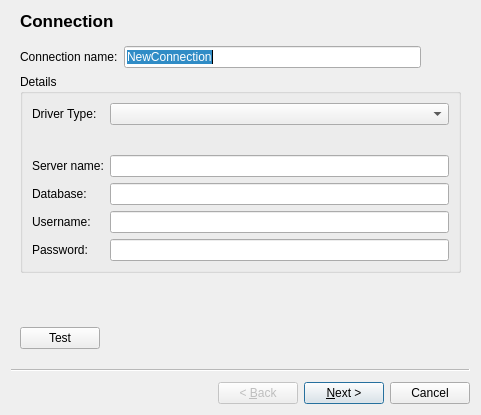
<?xml version="1.0" encoding="UTF-8"?>
<ui version="4.0">
 <class>NewConnectionWizard</class>
 <widget class="QWizard" name="NewConnectionWizard">
  <property name="geometry">
   <rect>
    <x>0</x>
    <y>0</y>
    <width>481</width>
    <height>415</height>
   </rect>
  </property>
  <property name="windowTitle">
   <string>Wizard</string>
  </property>
  <widget class="QWizardPage" name="wizardPageConnection">
   <property name="title">
    <string>Connection</string>
   </property>
   <layout class="QVBoxLayout" name="verticalLayout_2">
    <item>
     <layout class="QHBoxLayout" name="horizontalLayout_3">
      <item>
       <widget class="QLabel" name="label_7">
        <property name="text">
         <string>Connection name:</string>
        </property>
       </widget>
      </item>
      <item>
       <widget class="QLineEdit" name="lineEditName_2">
        <property name="text">
         <string>NewConnection</string>
        </property>
       </widget>
      </item>
      <item>
       <spacer name="horizontalSpacer_2">
        <property name="orientation">
         <enum>Qt::Horizontal</enum>
        </property>
        <property name="sizeType">
         <enum>QSizePolicy::Fixed</enum>
        </property>
        <property name="sizeHint" stdset="0">
         <size>
          <width>40</width>
          <height>20</height>
         </size>
        </property>
       </spacer>
      </item>
     </layout>
    </item>
    <item>
     <widget class="QGroupBox" name="groupBox_2">
      <property name="title">
       <string>Details</string>
      </property>
      <layout class="QFormLayout" name="formLayout_2">
       <property name="labelAlignment">
        <set>Qt::AlignLeading|Qt::AlignLeft|Qt::AlignVCenter</set>
       </property>
       <item row="0" column="0">
        <widget class="QLabel" name="label_8">
         <property name="text">
          <string>Driver Type:</string>
         </property>
        </widget>
       </item>
       <item row="0" column="1">
        <widget class="QComboBox" name="comboBoxDrivers"/>
       </item>
       <item row="1" column="0">
        <spacer name="verticalSpacer_4">
         <property name="orientation">
          <enum>Qt::Vertical</enum>
         </property>
         <property name="sizeType">
          <enum>QSizePolicy::Fixed</enum>
         </property>
         <property name="sizeHint" stdset="0">
          <size>
           <width>20</width>
           <height>18</height>
          </size>
         </property>
        </spacer>
       </item>
       <item row="2" column="0">
        <widget class="QLabel" name="label_9">
         <property name="text">
          <string>Server name:</string>
         </property>
        </widget>
       </item>
       <item row="2" column="1">
        <widget class="QLineEdit" name="lineEditServerName">
         <property name="text">
          <string/>
         </property>
        </widget>
       </item>
       <item row="3" column="0">
        <widget class="QLabel" name="label_10">
         <property name="text">
          <string>Database:</string>
         </property>
        </widget>
       </item>
       <item row="4" column="0">
        <widget class="QLabel" name="label_11">
         <property name="text">
          <string>Username:</string>
         </property>
        </widget>
       </item>
       <item row="4" column="1">
        <widget class="QLineEdit" name="lineEditUsername">
         <property name="text">
          <string/>
         </property>
        </widget>
       </item>
       <item row="5" column="0">
        <widget class="QLabel" name="label_12">
         <property name="text">
          <string>Password:</string>
         </property>
        </widget>
       </item>
       <item row="5" column="1">
        <widget class="QLineEdit" name="lineEditPassword">
         <property name="text">
          <string/>
         </property>
         <property name="echoMode">
          <enum>QLineEdit::Password</enum>
         </property>
        </widget>
       </item>
       <item row="3" column="1">
        <widget class="QLineEdit" name="lineEditDatabase">
         <property name="text">
          <string/>
         </property>
        </widget>
       </item>
      </layout>
     </widget>
    </item>
    <item>
     <spacer name="verticalSpacer_3">
      <property name="orientation">
       <enum>Qt::Vertical</enum>
      </property>
      <property name="sizeHint" stdset="0">
       <size>
        <width>20</width>
        <height>43</height>
       </size>
      </property>
     </spacer>
    </item>
    <item>
     <layout class="QHBoxLayout" name="horizontalLayout">
      <item>
       <widget class="QPushButton" name="pushButtonTestConnection">
        <property name="text">
         <string>Test</string>
        </property>
       </widget>
      </item>
      <item>
       <spacer name="horizontalSpacer">
        <property name="orientation">
         <enum>Qt::Horizontal</enum>
        </property>
        <property name="sizeHint" stdset="0">
         <size>
          <width>40</width>
          <height>20</height>
         </size>
        </property>
       </spacer>
      </item>
     </layout>
    </item>
   </layout>
  </widget>
  <widget class="QWizardPage" name="wizardPage2">
   <property name="title">
    <string>Select tables/views:</string>
   </property>
   <layout class="QVBoxLayout" name="verticalLayout">
    <item>
     <widget class="QTreeWidget" name="tablesTree">
      <property name="rootIsDecorated">
       <bool>true</bool>
      </property>
      <attribute name="headerVisible">
       <bool>false</bool>
      </attribute>
      <column>
       <property name="text">
        <string notr="true">1</string>
       </property>
      </column>
     </widget>
    </item>
   </layout>
  </widget>
  <widget class="QWizardPage" name="wizardPage">
   <property name="title">
    <string>Summry</string>
   </property>
   <layout class="QVBoxLayout" name="verticalLayout_3">
    <item>
     <widget class="QTextBrowser" name="textBrowser"/>
    </item>
   </layout>
  </widget>
 </widget>
 <resources/>
 <connections/>
</ui>
